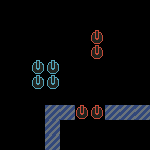

This game map was drawn from its Tiled (.tmx) file and the tilesets committed beside it. A one-line description and the full map source follow:
An orthogonal 10x10 tile map with 15x15 px tiles, 1 tile layer (Layer2) and 1 object (31).

<map version="1.2" tiledversion="1.2.4" orientation="orthogonal" renderorder="right-down" width="10" height="10" tilewidth="15" tileheight="15" infinite="0" nextlayerid="3" nextobjectid="11">
 <tileset firstgid="1" source="tileset.tsx" />
 <layer id="1" name="Layer2" width="10" height="10">
  <data encoding="csv">
0,0,0,0,0,0,0,0,0,0,
0,0,0,0,0,0,0,0,0,0,
0,0,0,0,0,0,2147483653,0,0,0,
0,0,0,0,0,0,2147483653,0,0,0,
0,0,6,6,0,0,0,0,0,0,
0,0,6,6,0,0,0,0,0,0,
0,0,0,0,0,0,0,0,0,0,
0,0,0,4,4,2147483653,2147483653,4,4,4,
0,0,0,4,0,0,0,0,0,0,
0,0,0,4,0,0,0,0,0,0
</data>
 </layer>
 <objectgroup id="2" name="Cha">
  <object id="10" name="31" x="135" y="120" width="15" height="15" />
 </objectgroup>
</map>
